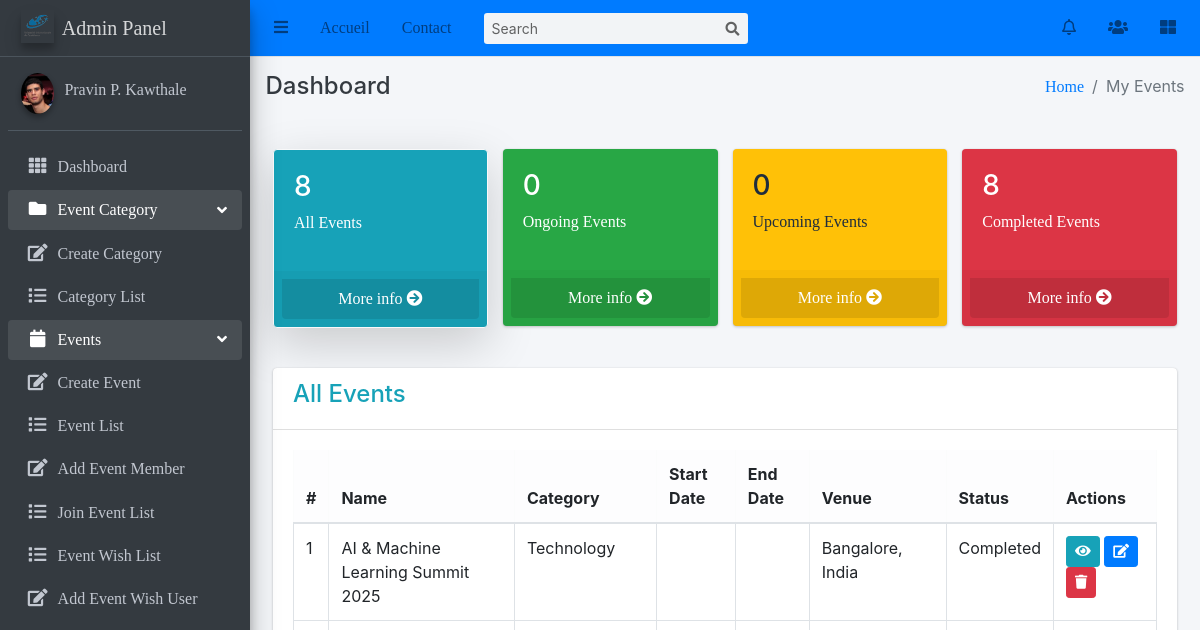
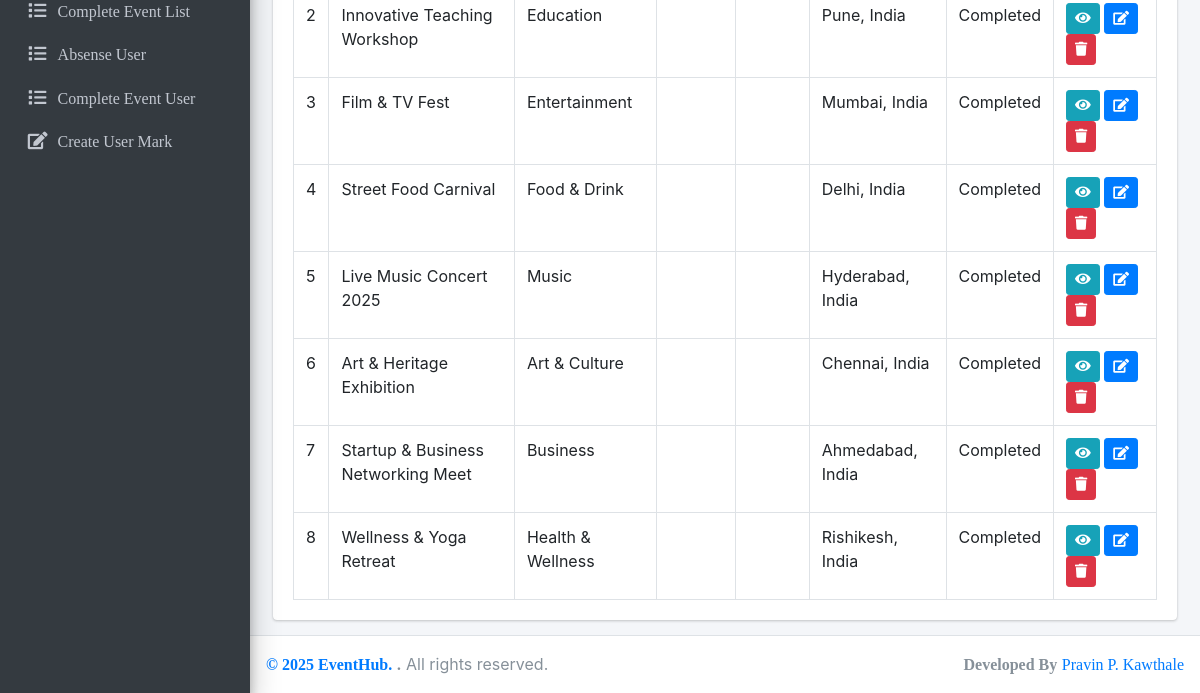
Page /Events/my-events/ (signed in) on the earlier database version (2 pictures, top to bottom).
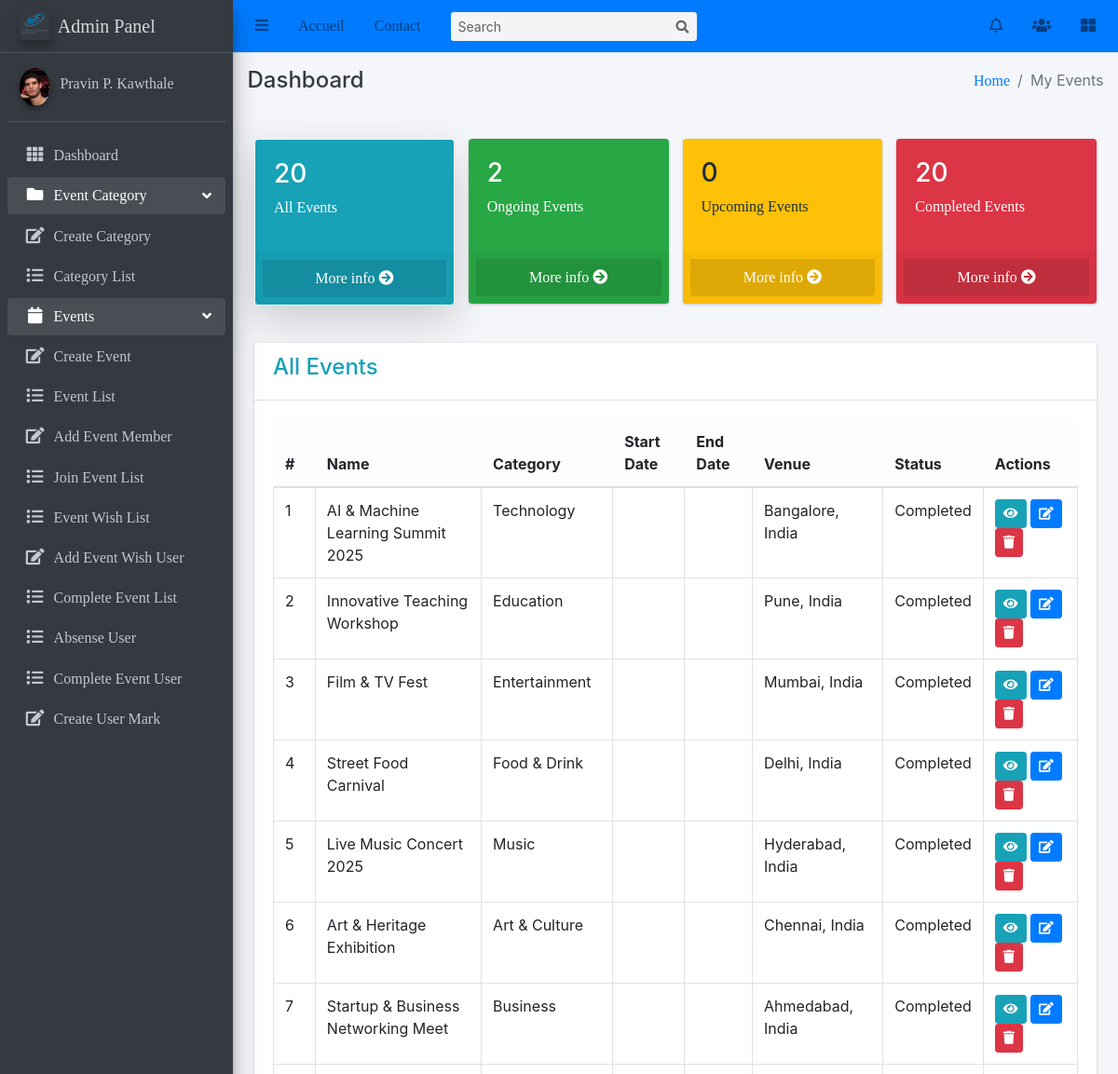
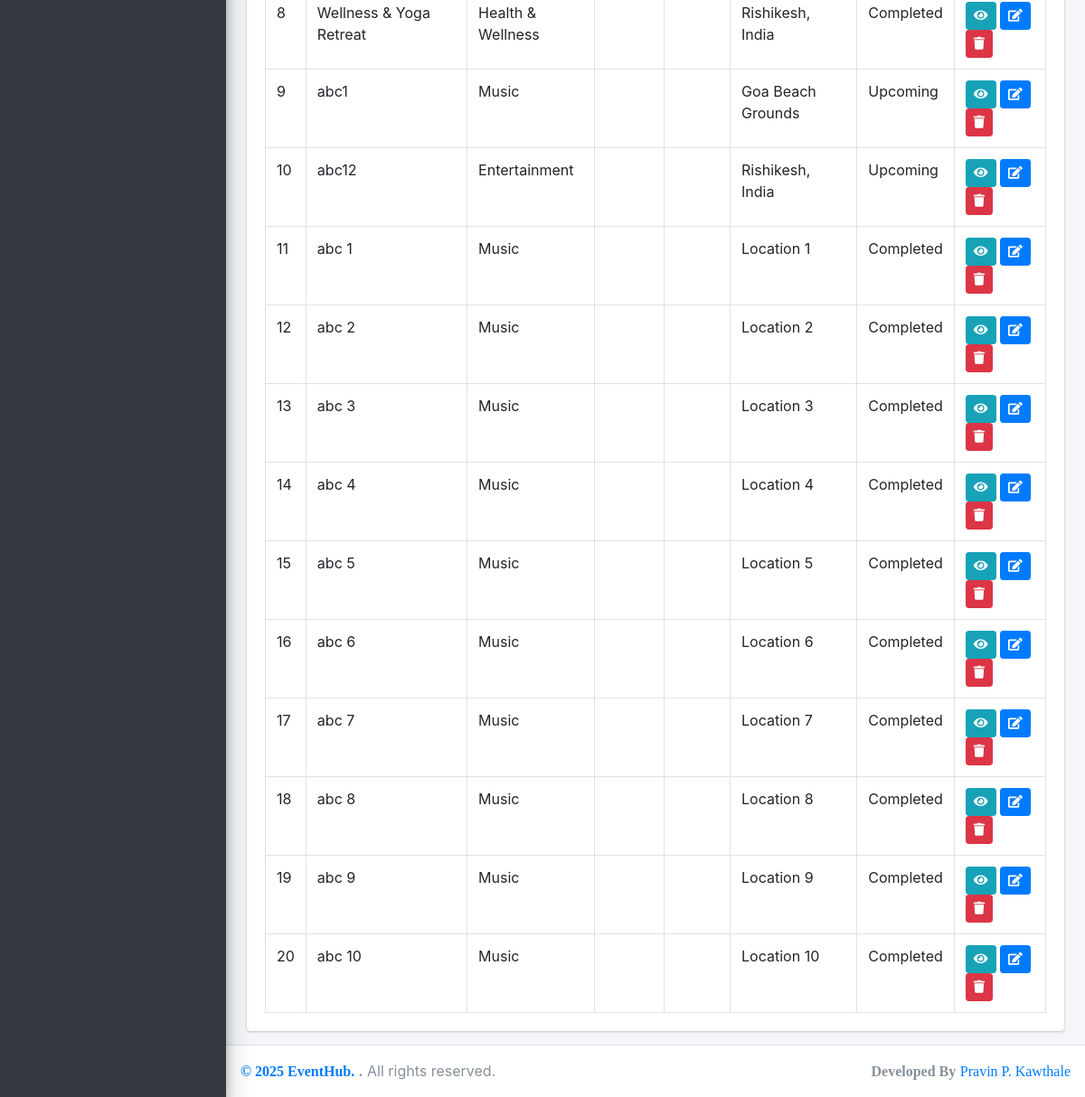
Same page on the later database version (2 pictures, top to bottom).
### Event/models.py (models this page shows, shortened)
class Event(models.Model):
    title = models.CharField(max_length=100)
    description = models.TextField()
    category = models.ForeignKey(Category, on_delete=models.SET_NULL, null=True, related_name="events")
    date = models.DateTimeField()
    location = models.CharField(max_length=300)
    start_time = models.TimeField()
    end_time = models.TimeField()
    created_at = models.DateTimeField(auto_now_add=True)
    updated_at = models.DateTimeField(auto_now=True)
    organizer = models.ForeignKey(User, on_delete=models.CASCADE, related_name='events_created')
    participants = models.ManyToManyField(User, related_name='events_participated', blank=True)
    image = models.ImageField(upload_to="event_images/", default="event_images/default.png")
    comments_enabled=models.BooleanField(default=True)
    likes=models.ManyToManyField(User,related_name='liked_events',blank=True)
    @property
    def get_status(self):
        now = timezone.now()
        event_start_datetime = self.date
        if now.date()==event_start_datetime.date():
            if self.start_time <= now.time() <= self.end_time:
                return "Ongoing"
            elif now.time() < self.start_time:
                return "Upcoming"
            else:
                return "Completed"
        if now > event_start_datetime:
            return "Completed"
        if now < event_start_datetime:
            return "Upcoming"
        return "Ongoing"
    class Meta:
        ordering = ['-start_time']

class Category(models.Model):
    name = models.CharField(max_length=100, unique=True)
    description = models.TextField(blank=True)
    slug = models.SlugField(unique=True, blank=True)
    favicon = models.ImageField(upload_to='category_favicons/', null=True, blank=True)

### Event/views.py (the view)
# urls.py: path('my-events/', views.MyEvents.as_view(), name='my_events'),
class MyEvents(LoginRequiredMixin, ListView):
    model = Event
    template_name = 'Event/MyEvents.html'
    context_object_name = 'events'
    def get_queryset(self):
        now = timezone.now()
        qs = Event.objects.filter(organizer=self.request.user)
        qs = qs.annotate(
        status=Case(
                    When(
                                date__date=now.date(),
                                start_time__lte=now.time(),
                                end_time__gte=now.time(),
                                then=Value('ongoing')
                        ),
                    When(date__lt=now, then=Value('completed')),
                    When(date__gt=now, then=Value('upcoming')),
                    default=Value('ongoing'),
                    output_field=CharField()
                )
        )
        status_filter = self.request.GET.get('status', 'all').lower()
        if status_filter in ['completed', 'ongoing', 'upcoming']:
            qs = qs.filter(status__iexact=status_filter)
        return qs
    def get_context_data(self, **kwargs):
        context = super().get_context_data(**kwargs)
        now = timezone.now()
        user_events = Event.objects.filter(organizer=self.request.user)
        context['current_status'] = self.request.GET.get('status', 'all').lower()
        context['total_events'] = user_events.count()
        context['completed_events_count'] = user_events.filter(date__lt=now).count()
        context['ongoing_events_count'] = user_events.filter(date=now.date()).count()
        context['upcoming_events_count'] = user_events.filter(date__gt=now).count()
        return context

### user/context_processors.py (called while the page is built)
def notifications(request):
    if request.user.is_authenticated:
        navbar_notifications = Notification.objects.filter(
            receiver=request.user
        ).order_by('-timestamp')[:5]  # latest 5 notifications
        navbar_unread_count = Notification.objects.filter(
            receiver=request.user,
            is_read=False
        ).count()
    else:
        navbar_notifications = []
        navbar_unread_count = 0
    return {
        'navbar_notifications': navbar_notifications,
        'navbar_unread_count': navbar_unread_count
    }

### templates/Event/MyEvents.html (shortened to what the changed rows need)
{% extends 'base/base.html' %}
{% block content %}
<div class="container-fluid mt-4">
    <div class="row g-3 mb-4">
        <div class="col-md-3">
            <div class="card text-white bg-info
                {% if current_status == 'all' or not current_status %}
                    shadow-lg border border-5 border-light
                {% endif %}">
                <div class="card-body">
                    <h3>{{ total_events }}</h3>
                    <p>All Events</p>
                </div>
            </div>
        </div>
        <div class="col-md-3">
            <div class="card text-white bg-success
                ">
                <div class="card-body">
                    <h3>{{ ongoing_events_count }}</h3>
                    <p>Ongoing Events</p>
                </div>
            </div>
        </div>
        <div class="col-md-3">
            <div class="card text-white bg-danger
                ">
                <div class="card-body">
                    <h3>{{ completed_events_count }}</h3>
                    <p>Completed Events</p>
                </div>
            </div>
        </div>
    </div>
    <div class="card">
        <div class="card-body table-responsive">
            <table class="table table-bordered table-hover">
                <thead class="table-light">
                    <tr>
                        <th>#</th>
                        <th>Name</th>
                        <th>Category</th>
                        <th>Start Date</th>
                        <th>End Date</th>
                        <th>Venue</th>
                        <th>Status</th>
                        <th>Actions</th>
                    </tr>
                </thead>
                <tbody>
                    {% for event in events %}
                    <tr>
                        <td>{{ forloop.counter }}</td>
                        <td>{{ event.title }}</td>
                        <td>{{ event.category.name }}</td>
                        <td>{{ event.start_time|date:"M d, Y" }}</td>
                        <td>{{ event.end_time|date:"M d, Y" }}</td>
                        <td>{{ event.location }}</td>
                        <td>{{event.get_status}}</td>
                        <td>
                            <a href="{%url 'event_detail' event.pk%}" class="btn btn-info btn-sm" title="View"><i class="fas fa-eye"></i></a>
                            <a href="{%url 'event_update' event.pk%}" class="btn btn-primary btn-sm" title="Edit"><i class="fas fa-edit"></i></a>
                            <a href="{%url 'event_delete' event.pk%}" class="btn btn-danger btn-sm" title="Delete" onclick="return confirm('Are you sure?');"><i class="fas fa-trash"></i></a>
                        </td>
                    </tr>
                    {% empty %}
                    <tr>
                        <td colspan="8" class="text-center">No events found.</td>
                    </tr>
                    {% endfor %}
                </tbody>
            </table>
        </div>
    </div>
</div>
{% endblock content %}

Differences in the rows shown:
added Event: title "abc1", category.name "Music", location "Goa Beach Grounds", get_status "Upcoming"
added Event: title "abc12", category.name "Entertainment", location "Rishikesh, India", get_status "Upcoming"
added Event: title "abc 1", category.name "Music", location "Location 1", get_status "Completed"
added Event: title "abc 2", category.name "Music", location "Location 2", get_status "Completed"
added Event: title "abc 3", category.name "Music", location "Location 3", get_status "Completed"
added Event: title "abc 4", category.name "Music", location "Location 4", get_status "Completed"
added Event: title "abc 5", category.name "Music", location "Location 5", get_status "Completed"
added Event: title "abc 6", category.name "Music", location "Location 6", get_status "Completed"
added Event: title "abc 7", category.name "Music", location "Location 7", get_status "Completed"
added Event: title "abc 8", category.name "Music", location "Location 8", get_status "Completed"
added Event: title "abc 9", category.name "Music", location "Location 9", get_status "Completed"
added Event: title "abc 10", category.name "Music", location "Location 10", get_status "Completed"
Other differences:
{{ total_events }}: "8" → "20"
{{ ongoing_events_count }}: "0" → "2"
{{ completed_events_count }}: "8" → "20"
